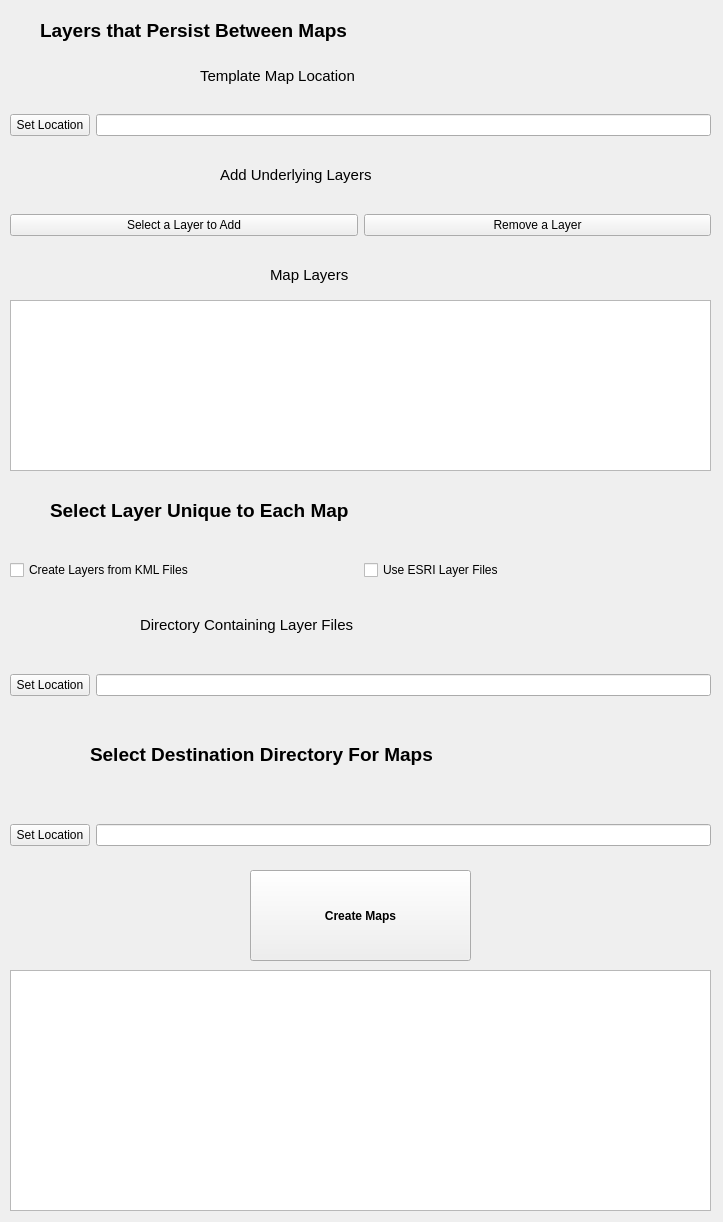
<?xml version="1.0" encoding="UTF-8"?>
<ui version="4.0">
 <class>MapCreator</class>
 <widget class="QWidget" name="MapCreator">
  <property name="geometry">
   <rect>
    <x>0</x>
    <y>0</y>
    <width>723</width>
    <height>1222</height>
   </rect>
  </property>
  <property name="windowTitle">
   <string>Map Creator</string>
  </property>
  <property name="layoutDirection">
   <enum>Qt::LeftToRight</enum>
  </property>
  <widget class="QPushButton" name="btnCreateMaps">
   <property name="geometry">
    <rect>
     <x>250</x>
     <y>870</y>
     <width>221</width>
     <height>91</height>
    </rect>
   </property>
   <property name="font">
    <font>
     <weight>75</weight>
     <bold>true</bold>
    </font>
   </property>
   <property name="text">
    <string>Create Maps</string>
   </property>
  </widget>
  <widget class="QWidget" name="horizontalLayoutWidget">
   <property name="geometry">
    <rect>
     <x>10</x>
     <y>190</y>
     <width>701</width>
     <height>71</height>
    </rect>
   </property>
   <layout class="QHBoxLayout" name="horizontalLayout">
    <item>
     <widget class="QPushButton" name="btnAddLayer">
      <property name="text">
       <string>Select a Layer to Add</string>
      </property>
     </widget>
    </item>
    <item>
     <widget class="QPushButton" name="btnRemoveLayer">
      <property name="text">
       <string>Remove a Layer</string>
      </property>
     </widget>
    </item>
   </layout>
  </widget>
  <widget class="QWidget" name="horizontalLayoutWidget_2">
   <property name="geometry">
    <rect>
     <x>10</x>
     <y>80</y>
     <width>701</width>
     <height>91</height>
    </rect>
   </property>
   <layout class="QHBoxLayout" name="horizontalLayout_2">
    <item>
     <widget class="QPushButton" name="btnSetTemplateLoc">
      <property name="text">
       <string>Set Location</string>
      </property>
     </widget>
    </item>
    <item>
     <widget class="QLineEdit" name="templateLocLineEdit"/>
    </item>
   </layout>
  </widget>
  <widget class="QLabel" name="label_3">
   <property name="geometry">
    <rect>
     <x>200</x>
     <y>50</y>
     <width>391</width>
     <height>51</height>
    </rect>
   </property>
   <property name="font">
    <font>
     <pointsize>11</pointsize>
     <weight>50</weight>
     <bold>false</bold>
    </font>
   </property>
   <property name="text">
    <string>Template Map Location</string>
   </property>
  </widget>
  <widget class="QWidget" name="horizontalLayoutWidget_3">
   <property name="geometry">
    <rect>
     <x>10</x>
     <y>540</y>
     <width>701</width>
     <height>61</height>
    </rect>
   </property>
   <layout class="QHBoxLayout" name="horizontalLayout_3">
    <item>
     <widget class="QCheckBox" name="checkBoxKML">
      <property name="text">
       <string>Create Layers from KML Files</string>
      </property>
     </widget>
    </item>
    <item>
     <widget class="QCheckBox" name="checkBoxLayer">
      <property name="text">
       <string>Use ESRI Layer Files</string>
      </property>
     </widget>
    </item>
   </layout>
  </widget>
  <widget class="QWidget" name="horizontalLayoutWidget_4">
   <property name="geometry">
    <rect>
     <x>10</x>
     <y>640</y>
     <width>701</width>
     <height>91</height>
    </rect>
   </property>
   <layout class="QHBoxLayout" name="horizontalLayout_4">
    <item>
     <widget class="QPushButton" name="btnSetUniqueLayerLoc">
      <property name="text">
       <string>Set Location</string>
      </property>
     </widget>
    </item>
    <item>
     <widget class="QLineEdit" name="uniqueLayerLineEdit"/>
    </item>
   </layout>
  </widget>
  <widget class="QLabel" name="label_4">
   <property name="geometry">
    <rect>
     <x>40</x>
     <y>0</y>
     <width>631</width>
     <height>61</height>
    </rect>
   </property>
   <property name="font">
    <font>
     <pointsize>14</pointsize>
     <weight>75</weight>
     <bold>true</bold>
    </font>
   </property>
   <property name="text">
    <string>Layers that Persist Between Maps</string>
   </property>
  </widget>
  <widget class="QLabel" name="label_6">
   <property name="geometry">
    <rect>
     <x>50</x>
     <y>480</y>
     <width>671</width>
     <height>61</height>
    </rect>
   </property>
   <property name="font">
    <font>
     <pointsize>14</pointsize>
     <weight>75</weight>
     <bold>true</bold>
    </font>
   </property>
   <property name="text">
    <string>Select Layer Unique to Each Map</string>
   </property>
  </widget>
  <widget class="QWidget" name="horizontalLayoutWidget_5">
   <property name="geometry">
    <rect>
     <x>10</x>
     <y>790</y>
     <width>701</width>
     <height>91</height>
    </rect>
   </property>
   <layout class="QHBoxLayout" name="horizontalLayout_5">
    <item>
     <widget class="QPushButton" name="btnSetDestDir">
      <property name="text">
       <string>Set Location</string>
      </property>
     </widget>
    </item>
    <item>
     <widget class="QLineEdit" name="destDirLineEdit"/>
    </item>
   </layout>
  </widget>
  <widget class="QLabel" name="uniqueLayerLabel">
   <property name="geometry">
    <rect>
     <x>140</x>
     <y>580</y>
     <width>491</width>
     <height>89</height>
    </rect>
   </property>
   <property name="font">
    <font>
     <pointsize>11</pointsize>
     <weight>50</weight>
     <bold>false</bold>
    </font>
   </property>
   <property name="text">
    <string>Directory Containing Layer Files</string>
   </property>
  </widget>
  <widget class="QLabel" name="label_8">
   <property name="geometry">
    <rect>
     <x>90</x>
     <y>710</y>
     <width>531</width>
     <height>89</height>
    </rect>
   </property>
   <property name="font">
    <font>
     <pointsize>14</pointsize>
     <weight>75</weight>
     <bold>true</bold>
    </font>
   </property>
   <property name="text">
    <string>Select Destination Directory For Maps</string>
   </property>
  </widget>
  <widget class="QListWidget" name="listLayers">
   <property name="geometry">
    <rect>
     <x>10</x>
     <y>300</y>
     <width>701</width>
     <height>171</height>
    </rect>
   </property>
  </widget>
  <widget class="QLabel" name="label_9">
   <property name="geometry">
    <rect>
     <x>270</x>
     <y>230</y>
     <width>170</width>
     <height>89</height>
    </rect>
   </property>
   <property name="font">
    <font>
     <pointsize>11</pointsize>
     <weight>50</weight>
     <bold>false</bold>
    </font>
   </property>
   <property name="text">
    <string>Map Layers</string>
   </property>
  </widget>
  <widget class="QListWidget" name="logListWidget">
   <property name="geometry">
    <rect>
     <x>10</x>
     <y>970</y>
     <width>701</width>
     <height>241</height>
    </rect>
   </property>
  </widget>
  <widget class="QLabel" name="label_5">
   <property name="geometry">
    <rect>
     <x>220</x>
     <y>140</y>
     <width>271</width>
     <height>69</height>
    </rect>
   </property>
   <property name="font">
    <font>
     <pointsize>11</pointsize>
     <weight>50</weight>
     <bold>false</bold>
    </font>
   </property>
   <property name="text">
    <string>Add Underlying Layers</string>
   </property>
  </widget>
 </widget>
 <resources/>
 <connections/>
</ui>
